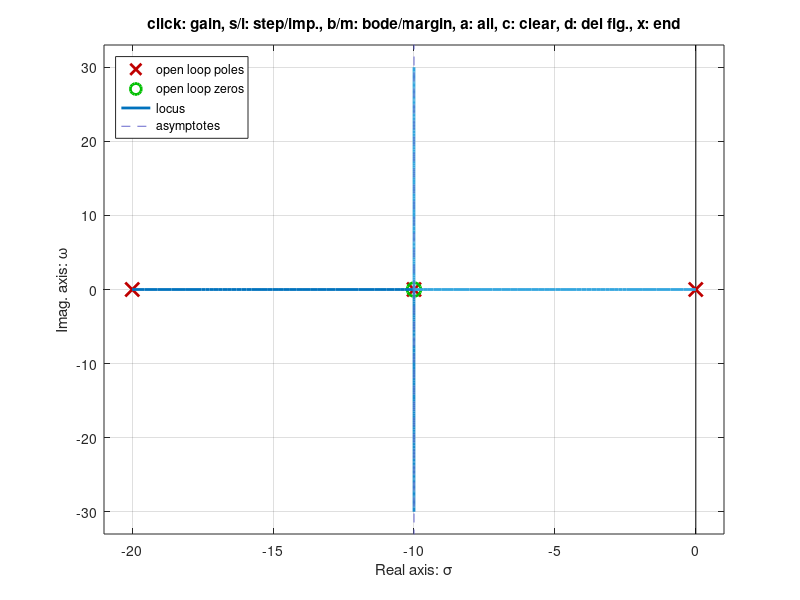

Write MATLAB code to recreate this figure.
close all; clear all; history -c; clc;
pkg load control;

s = tf('s');
G2 = 0.8/((0.1*s + 1)*(0.05*s + 1));
% Se añade un compensador PI para cancelar el polo dominante:
Ti = 1/10;
PI = (s + 1/Ti)/s;

% Para un sobrepasamiento máximo del 4% corresponde a un cierto valor de psita
% el cual se puede calcular a continuación:
psita = sqrt((log(0.04)^2)/(pi^2 + log(0.04)^2))     % psita = 0.7156
% Se verifica donde coinciden los valores de psita con el LdR mediante el rlocus
rlocus(minreal(PI*G2)); sgrid(psita, [20 40 60 80])

s1 = -10 + j*9.76;
G2PI = minreal(G2*PI)
Kp = 1/abs(160/(s1^2 + 20*s1))                          % Kp = 1.2204
% Verificamos este resultado mediante el rlocusx():
rlocusx(G2*PI)                                          % Kp = 1.22 aprox.
